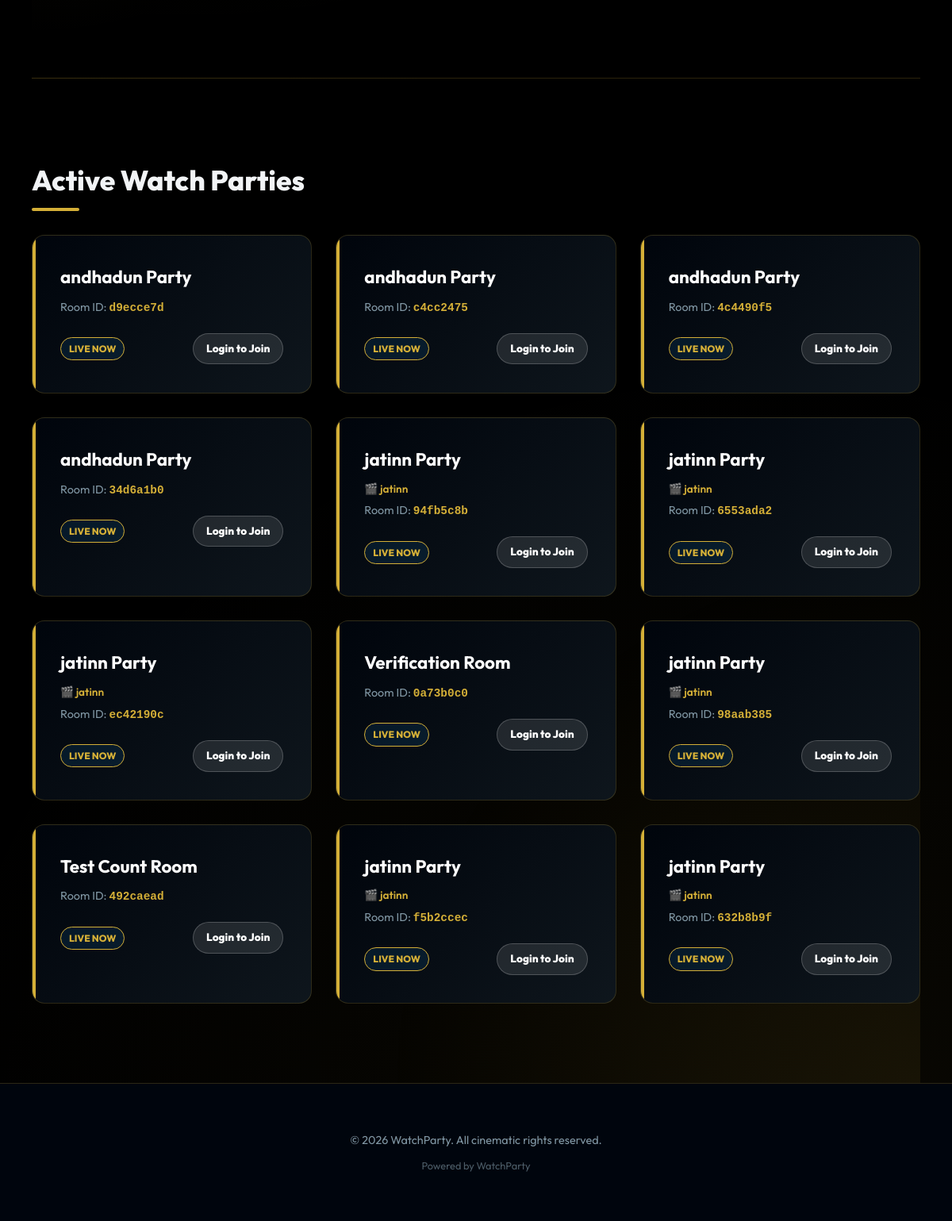
Before: / (lower part) with the older database file.
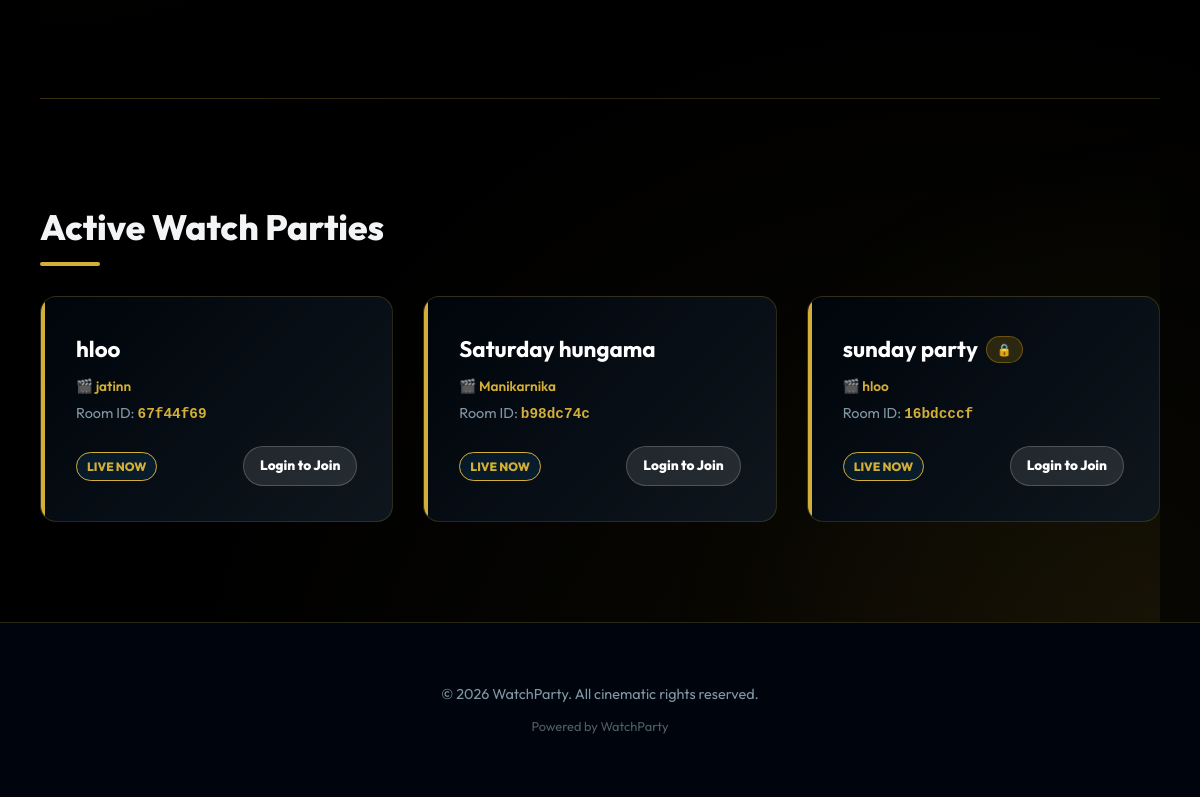
After: the same page with the newer database file.
### models.py (models this page shows, shortened)
class Room(db.Model):
    id = db.Column(db.String(50), primary_key=True)
    name = db.Column(db.String(100), nullable=False)
    video_id = db.Column(db.Integer, db.ForeignKey('video.id'), unique=True, nullable=True)
    is_private = db.Column(db.Boolean, default=False)
    password_hash = db.Column(db.String(128), nullable=True)
    created_at = db.Column(db.DateTime, default=datetime.utcnow)
    video = db.relationship('Video', backref='rooms')

class Video(db.Model):
    id = db.Column(db.Integer, primary_key=True)
    title = db.Column(db.String(200), nullable=False)
    filename = db.Column(db.String(500), nullable=False)
    poster_filename = db.Column(db.String(500), nullable=True)
    genre = db.Column(db.String(100), nullable=True, default='')
    subtitle_filename = db.Column(db.String(500), nullable=True)
    upload_date = db.Column(db.DateTime, default=datetime.utcnow)
    ratings = db.relationship('Rating', backref='video', lazy=True)

### app.py (the view)
@app.route('/')
def index():
    rooms = Room.query.all()
    videos = Video.query.all()
    scheduled = ScheduledParty.query.filter(
        ScheduledParty.scheduled_at > datetime.utcnow()
    ).order_by(ScheduledParty.scheduled_at.asc()).limit(5).all()
    return render_template('index.html', rooms=rooms, videos=videos,
                          user=get_current_user(), scheduled_parties=scheduled)

### app.py (called while the page is built)
def get_current_user():
    user_id = session.get('user_id')
    if user_id:
        return User.query.get(user_id)
    return None

### templates/index.html (shortened to what this page needs)
{% extends "base.html" %}
{% block content %}
<section id="create" style="padding: 100px 0;">
</section>
<section id="join" style="padding: 100px 0;">
    <h2 class="section-title">Active Watch Parties</h2>
    {% if rooms %}
    <div class="room-grid">
        {% for room in rooms %}
        <div class="card room-card-premium">
            <div style="position: absolute; top: 0; left: 0; width: 4px; height: 100%; background: var(--primary);"></div>
            <div style="padding: 10px;">
                <div style="display: flex; align-items: center; gap: 8px; margin-bottom: 8px;">
                    <h3 style="font-size: 1.4rem; color: white; margin: 0;">{{ room.name }}</h3>
                    {% if room.is_private %}
                    <span class="private-badge">🔒</span>
                    {% endif %}
                </div>
                {% if room.video %}
                <p style="color: var(--primary); font-size: 0.85rem; margin-bottom: 5px; font-weight: 600;">🎬 {{ room.video.title }}</p>
                {% endif %}
                <p style="color: var(--text-muted); font-size: 0.9rem; margin-bottom: 20px;">
                    Room ID: <span style="color: var(--primary); font-family: monospace; font-weight: 800;">{{ room.id }}</span>
                </p>
                <div style="display: flex; align-items: center; justify-content: space-between; margin-top: auto;">
                    <span style="font-size: 0.75rem; color: var(--primary); font-weight: 800; background: rgba(26,152,255,0.1); padding: 4px 10px; border-radius: 20px; border: 1px solid var(--primary);">LIVE NOW</span>
                    {% if user %}
                    <a href="{{ url_for('room', room_id=room.id) }}" class="btn btn-primary" style="padding: 8px 16px; font-size: 0.85rem;">Join Now</a>
                    {% else %}
                    <a href="{{ url_for('login') }}" class="btn btn-secondary" style="padding: 8px 16px; font-size: 0.85rem;">Login to Join</a>
                    {% endif %}
                </div>
            </div>
        </div>
        {% endfor %}
    </div>
    {% else %}
    <div class="card" style="text-align: center; padding: 60px;">
        <p style="font-size: 1.1rem; color: var(--text-muted);">No parties are currently active. Be the first to start the show!</p>
        <a href="#create" class="btn btn-secondary" style="margin-top: 20px;">Host a Party</a>
    </div>
    {% endif %}
</section>
{% endblock %}

### templates/base.html (shortened to what this page needs)
<!DOCTYPE html>
<html lang="en">
<head>
    <link rel="stylesheet" href="{{ url_for('static', filename='css/style.css') }}">
</head>
<body class="theme-{{ user.theme if user and user.theme else 'dark' }}">
    <main>
        <div class="container">
            {% block content %}{% endblock %}
        </div>
    </main>
    <footer>
        <div class="container">
            <p>&copy; 2026 WatchParty. All cinematic rights reserved.</p>
            <p style="margin-top: 10px; font-size: 0.8rem; opacity: 0.6;">Powered by WatchParty</p>
        </div>
    </footer>
</body>
</html>

### static/css/style.css (style rules this page uses)
:root { --primary: #D4AF37; --primary-light: #FFDF73; --primary-dark: #8B6508; --gold-gradient: linear-gradient(135deg, #8B6508 0%, #D4AF37 45%, #FFD700 50%, #D4AF37 55%, #8B6508 100%); --gold-glow: 0 0 20px rgba(212, 175, 55, 0.4); --primary-hover: #C5A021; --secondary: #FFFFFF; --bg-dark: #000000; --bg-darker: #050505; --bg-card: rgba(15, 15, 15, 0.98); --text-light: #F2F4F6; --text-muted: #8197A4; --glass: rgba(0, 0, 0, 0.85); --glass-border: rgba(212, 175, 55, 0.2); --shadow: 0 20px 40px rgba(0, 0, 0, 0.9); --transition: all 0.4s cubic-bezier(0.4, 0, 0.2, 1); }
* { margin: 0; padding: 0; box-sizing: border-box; }
body { font-family: 'Outfit', -apple-system, BlinkMacSystemFont, 'Segoe UI', Roboto, Oxygen, Ubuntu, Cantarell, 'Open Sans', 'Helvetica Neue', sans-serif; background-color: var(--bg-dark); background-image: radial-gradient(circle at 20% 0%, rgba(212, 175, 55, 0.05) 0%, transparent 40%), radial-gradient(circle at 80% 100%, rgba(212, 175, 55, 0.05) 0%, transparent 40%); background-attachment: fixed; color: var(--text-light); line-height: 1.6; overflow-x: hidden; min-height: 100vh; }
.container { max-width: 1400px; margin: 0 auto; padding: 0 40px; }
.btn { display: inline-block; padding: 15px 30px; border-radius: 50px; font-weight: 800; font-size: 1.1rem; text-decoration: none; cursor: pointer; transition: all 0.4s cubic-bezier(0.175, 0.885, 0.32, 1.275); text-align: center; position: relative; overflow: hidden; }
.btn-secondary { background: rgba(255, 255, 255, 0.1); color: white; border: 1px solid rgba(255, 255, 255, 0.2); }
main { padding: 0; margin-top: 72px; }
section { position: relative; overflow: hidden; }
#create { background: radial-gradient(circle at 0% 0%, rgba(212, 175, 55, 0.08) 0%, transparent 40%); border-top: 1px solid var(--glass-border); border-bottom: 1px solid var(--glass-border); }
#join { background: radial-gradient(circle at 100% 100%, rgba(212, 175, 55, 0.08) 0%, transparent 40%); }
.section-title { font-size: 2.2rem; font-weight: 800; margin-bottom: 40px; position: relative; display: inline-block; }
.section-title::after { content: ''; position: absolute; left: 0; bottom: -10px; width: 60px; height: 4px; background: var(--primary); border-radius: 2px; }
.room-grid { display: grid; grid-template-columns: repeat(auto-fill, minmax(320px, 1fr)); gap: 30px; }
.card { background: var(--bg-card); border: 1px solid var(--glass-border); border-radius: 16px; padding: 25px; position: relative; overflow: hidden; transition: var(--transition); }
.card h2, .card h3 { margin-bottom: 15px; font-weight: 700; }
footer { padding: 60px 0; border-top: 1px solid var(--glass-border); background: #00050D; text-align: center; }
footer p { color: var(--text-muted); font-size: 0.9rem; }
.room-card-premium { background: linear-gradient(135deg, rgba(0, 5, 13, 0.9), rgba(15, 23, 30, 0.95)); border: 1px solid var(--glass-border); min-height: 200px; }
.private-badge { font-size: 0.75rem; background: rgba(255, 193, 7, 0.15); padding: 3px 10px; border-radius: 20px; border: 1px solid rgba(255, 193, 7, 0.3); }

Changed rows visible on the page:
removed Room: name "andhadun Party", id "d9ecce7d"
removed Room: name "andhadun Party", id "c4cc2475"
removed Room: name "andhadun Party", id "4c4490f5"
removed Room: name "andhadun Party", id "34d6a1b0"
removed Room: name "jatinn Party", video "jatinn", id "94fb5c8b"
removed Room: name "jatinn Party", video "jatinn", id "6553ada2"
removed Room: name "jatinn Party", video "jatinn", id "ec42190c"
removed Room: name "Verification Room", id "0a73b0c0"
removed Room: name "jatinn Party", video "jatinn", id "98aab385"
removed Room: name "Test Count Room", id "492caead"
removed Room: name "jatinn Party", video "jatinn", id "f5b2ccec"
removed Room: name "jatinn Party", video "jatinn", id "632b8b9f"
added Room: name "hloo", video "jatinn", id "67f44f69"
added Room: name "Saturday hungama", video "Manikarnika", id "b98dc74c"
added Room: name "sunday party", video "hloo", id "16bdcccf"
